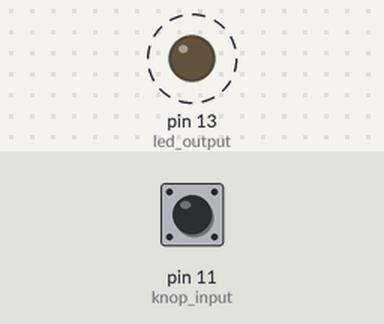
Simulated run of this sketch. Board: Arduino Uno, built with avr-gcc and run on an emulated ATmega328P. Parts: output pins drawn as LEDs (lit = HIGH). Dashed ring = blinking. Inputs (shaded band) come from the test bench; at power-on: pin 11 (knop_input) HIGH. What the sketch prints to the serial monitor is not drawn.

Above: at 1.8 s.
1.9 s: pin 11 (knop_input) pulled LOW for 3.2 s
At 5.5 s:
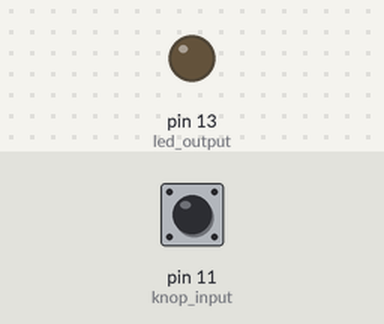
At 6.0 s:
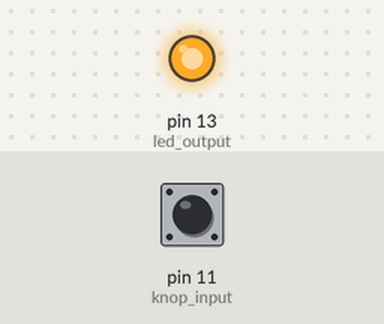
Timing chart, 0 to 12.6 s (numbered marks = the images above; inputs shaded):
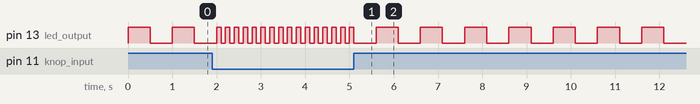

The sketch:

les_2_p10_knippersnelheid_knop.ino
```cpp
void setup() {
  pinMode(13, OUTPUT);         // led output
  pinMode(11,  INPUT_PULLUP);  // knop input & pull-up

  // start serial
  Serial.begin(115200);
  Serial.println("Hallo arduino wereld.");
}

void wacht()
{ int Knop;

  Knop = digitalRead(11);

  if (Knop) {
    delay(500);
  } else {
    delay(100);
  }
}

void loop() {
  digitalWrite(13, HIGH);
  wacht();
  digitalWrite(13, LOW);
  wacht();
}
```
